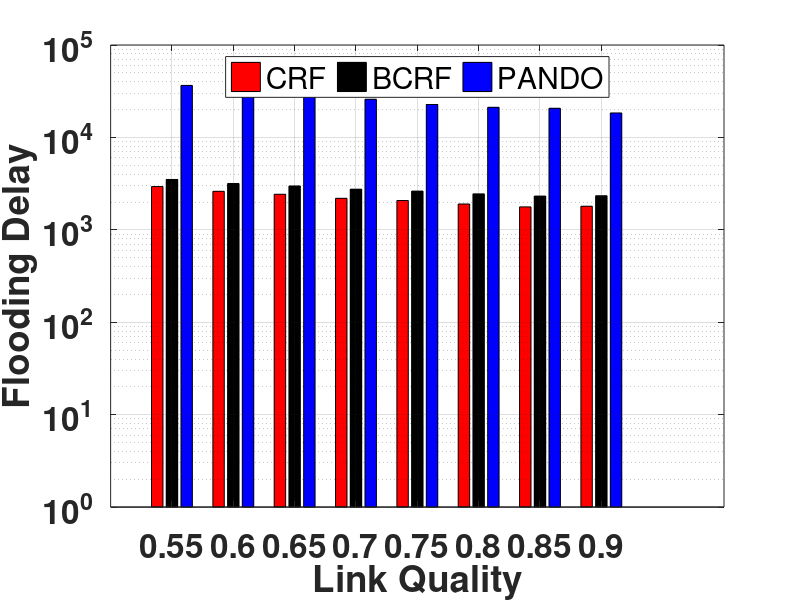

Write MATLAB code to recreate this figure.


close all;
clear;
clc;

eva = cell2mat(struct2cell(load('eva_mesh_delay_lq_copy.mat')));
eva(:,3) = eva(:,3) + 500;

fig = figure('Position',[0 250 800 350]); 
h = bar(eva(1:end-1,1)',eva(1:end-1,2:4));
set(h(1),'FaceColor','red');
set(h(2),'FaceColor','black');
set(h(3),'FaceColor','blue');

ylabel('Flooding Delay');
xlabel('Link Quality');
xticks([0.55 0.6 0.65 0.7 0.75 0.8 0.85 0.9]);
xticklabels({'0.55','0.6','0.65','0.7','0.75','0.8','0.85','0.9'});

legend('CRF','BCRF', 'PANDO', 'Location','north','Orientation','horizontal');
set(gca,'FontSize',24);
set(gca, 'YScale', 'log','FontWeight', 'bold');
grid on;
%     print -deps FDDutyCycle
saveas(gca, 'LargeMeshLQ.eps','epsc');
